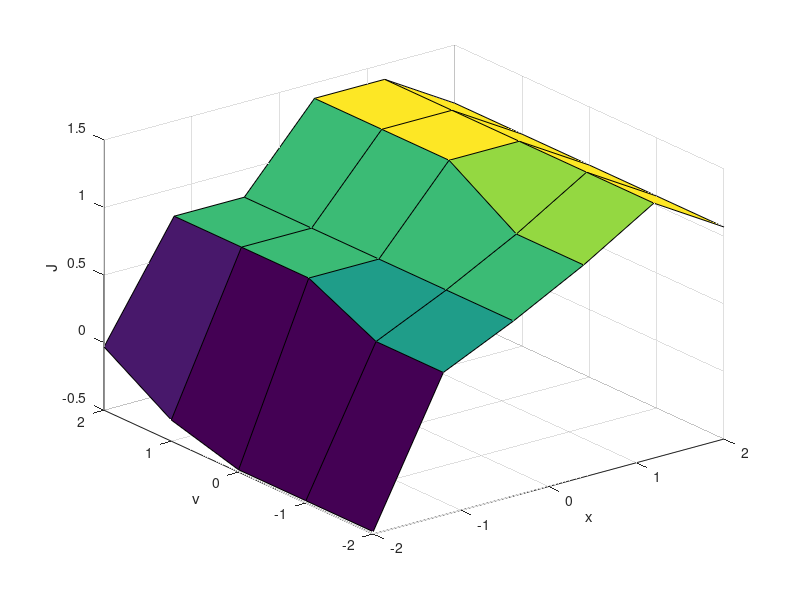

The MATLAB source for this figure:
clear
clc

% Arena parameters
valleywidth = 2;
T = 10;
dt = 0.1;

% Problem parameters
nu = 20;
g = 1;
R = 1;
A = -1;

% Plotting parameters
numtries = 10;
xs = -2:0.8:2;
vs = -2:1:2;

% Relevant quantities
L = @(x) -1 -0.5*(tanh(2*x + 2) - tanh(2*x - 2));
Lderiv = @(x) -0.5*(2*sech(2*x + 2).^2 - 2*sech(2 - 2*x).^2);
Fg = @(x) (-g*Lderiv(x)) ./ sqrt(1 + Lderiv(x).^2);

%{
xs = -valleywidth:0.01:valleywidth;
plot(xs, L(xs), xs, Lderiv(xs), xs, Fg(xs));
legend('L', 'L''', 'Fg')
xlabel('x')
%}

% Prepare measurements
phihist = NaN(numel(xs), numel(vs), numtries);

for ix = 1:numel(xs)
    for iv = 1:numel(vs)
        fprintf('.')

        maxhist = NaN(1, numtries);

        for seed=1:numtries
            rng(seed+238765);

            x = xs(ix);
            v = vs(iv);
            ts = 0:dt:T;

            xhist = NaN(1, numel(ts));
            vhist = NaN(1, numel(ts));

            for i=1:numel(ts)
                t = ts(i);

                u = 0;
                dxi = randn(1) * sqrt(nu*dt);

                xhist(i) = x;
                vhist(i) = v;

                x = x + v*dt;
                v = Fg(x)*dt + u*dt + dxi;
            end

            %plot(ts, xhist);
            %legend('x')
            phihist(ix, iv, seed) = A * (abs(x) > valleywidth); 

            % maxhist(seed) = max(abs(xhist));
        end

        % boxplot(maxhist)
    end
end

lambda = 0.1 * nu;
Jtable = -lambda * log(sum(exp(-phihist)/lambda, 3)/numtries);

[X,V] = ndgrid(xs,vs);
surf(X, V, Jtable)
xlabel('x')
ylabel('v')
zlabel('J')
